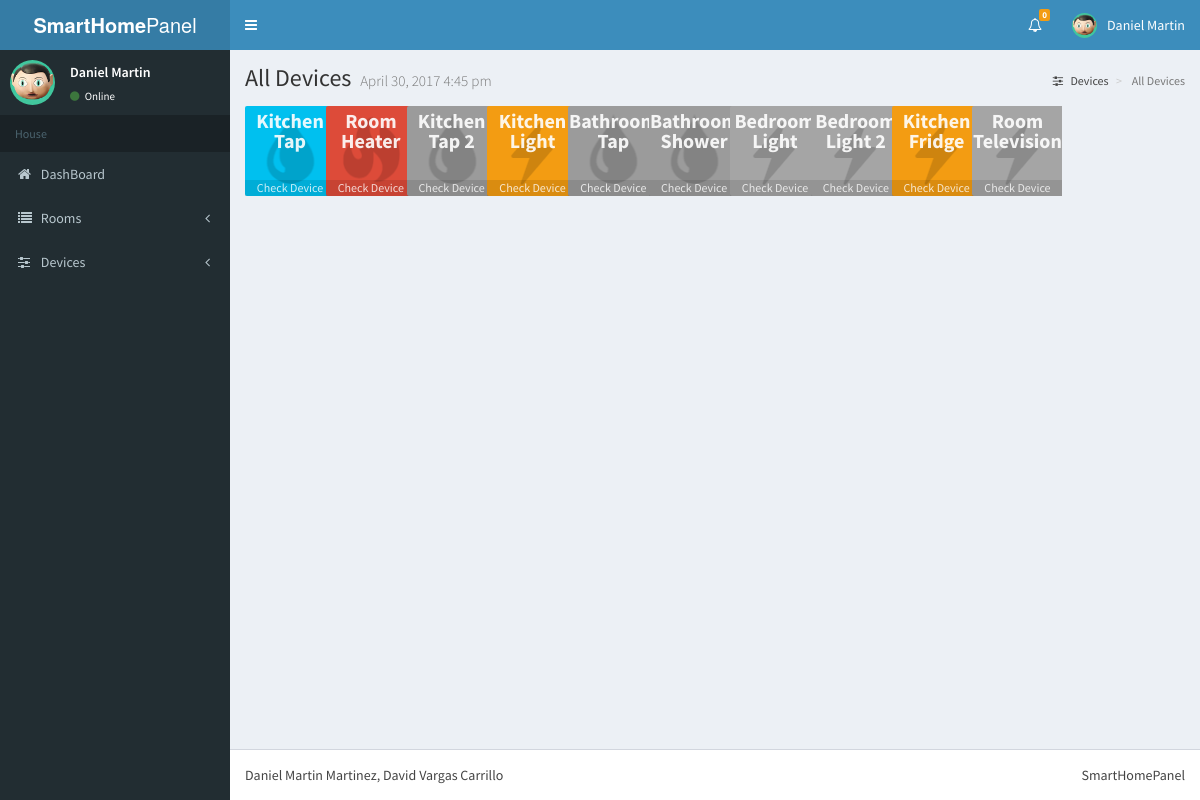
/content/device/device_controller.php?type=4, run on the app's committed database.
### tables this page shows
CREATE TABLE `device` (
  `id` int(11) NOT NULL,
  `type` int(11) NOT NULL,
  `name` varchar(50) NOT NULL,
  `consumption` double NOT NULL,
  `RoomID` int(11) NOT NULL,
  `state` tinyint(1) DEFAULT NULL,
  `temperature` int(11) NOT NULL
);

### content/connector/connection.php (called while the page is built)
<?php
	class Connector{
		public static function DBConnection(){
			$usuario = "root";
			$pass = "";
			$host = "localhost";
			$dbname = "smarthousepanel";
			$mdb = new PDO("mysql:host=" . $host . ";dbname=" . $dbname, $usuario, $pass,array(PDO::MYSQL_ATTR_INIT_COMMAND => "SET NAMES utf8"));
			return $mdb;
		}
	}
?>

### content/device/device_controller.php (called while the page is built, shortened)
<?php
		require_once("device_model.php");
		require_once("../connector/connection.php");
		require_once("../menus/header.php");
		require_once("device_view.php");
		require_once("../menus/footer.php");
?>

### content/device/device_model.php (the view, shortened to what this page needs)
<?php
	class Device {
		function Device() {
			$this->mbd=Connector::DBConnection();
		}
		public function printDevices($elec_type) {
			if($elec_type == 4){
				$sentence = "SELECT * FROM device";
			}else{
				$sentence = "SELECT * FROM device WHERE type=" . $elec_type;
			}
			foreach ($this->mbd->query($sentence) as $row) {
				echo
				"<div class='col-md-1 col-sm-6 col-xs-4'>
				<div class='bg-aqua'>
				<span class='info-box-icon back" . $row['type']; if(!$row['state']){echo " device-off";}; echo "'><p class='device-name'><a href=device_controller.php?type=". $row['type'] ."&seton=" . $row['id'] .  ">" .  $row['name'] . "</a></p>
					<button type='button' class='small-box-footer-own' data-toggle='modal' data-target='#DevicePModal'
					data-ip='" . $row['id']  ."'
					data-Comp='". $row['consumption'] ."'
					data-State='"; if($row['state'] == 1){echo "Device is ON";}else{echo "Device is OFF";} echo "'
					Data-room='"; if($row['RoomID'] == 1){ echo "Kitchen"; }else if($row['RoomID'] == 2){echo "Living Room";} echo "'
					 data-whatever='".$row['name'] . "'>
					Check Device</button>".
				"
				</span>
				</div>
				</div>";
			}
		}
	}
?>

### css/style.css (style rules this page uses)
.back1 { background-color: #00c0ef !important; background-image: url("../images/drop.png"); background-position:center; }
.back2 { background-color: #f39c12 !important; background-image: url("../images/electrick2.png"); background-repeat: no-repeat; background-position:center; }
.device-off { -webkit-filter: grayscale(100%); filter: grayscale(100%); }
.back3 { background-color: #dd4b39 !important; background-image: url("../images/heating.png"); background-position:center; }
.device-name { font-size: 20px; font-weight: bold; line-height: 20px; padding-top: 5px; opacity: 0.9; }
.device-name>a { color: white; }
.small-box-footer-own { text-align: center; padding: 3px 0; color: #fff; color: rgba(255,255,255,0.8); display: block; z-index: 10; background: rgba(0,0,0,0.1); text-decoration: none; font-size: 12px; line-height: 10px; bottom: 0; width: 100%; margin-top: 29px; border: 0; box-shadow:none; border-radius: 0px; }

### data on the page
device: name "Kitchen Tap"
device: shows a picture, name "Room Heater"
device: name "Kitchen Tap 2"
device: name "Kitchen Light"
device: name "Bathroom Tap"
device: name "Bathroom Shower"
device: name "Bedroom Light"
device: name "Bedroom Light 2"
device: name "Kitchen Fridge"
device: name "Room Television"

### other printed values
$cuenta "0"
$type "All"
